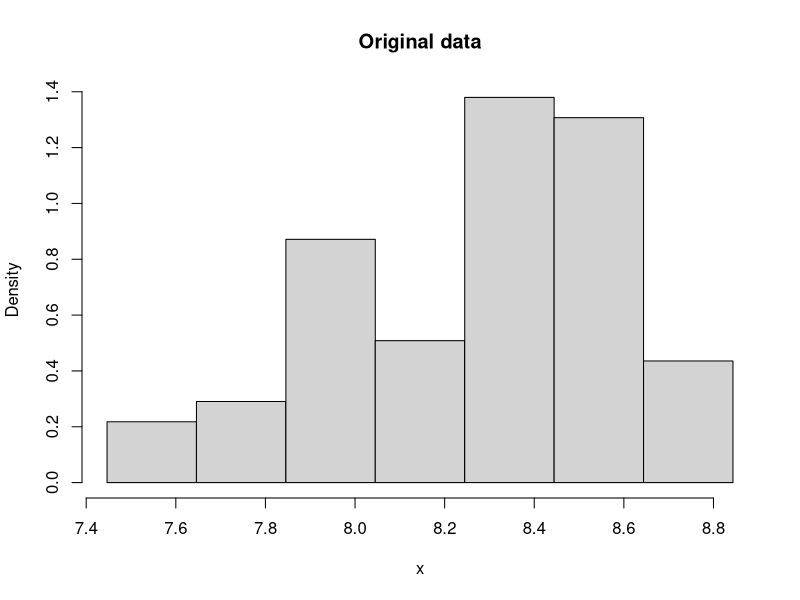
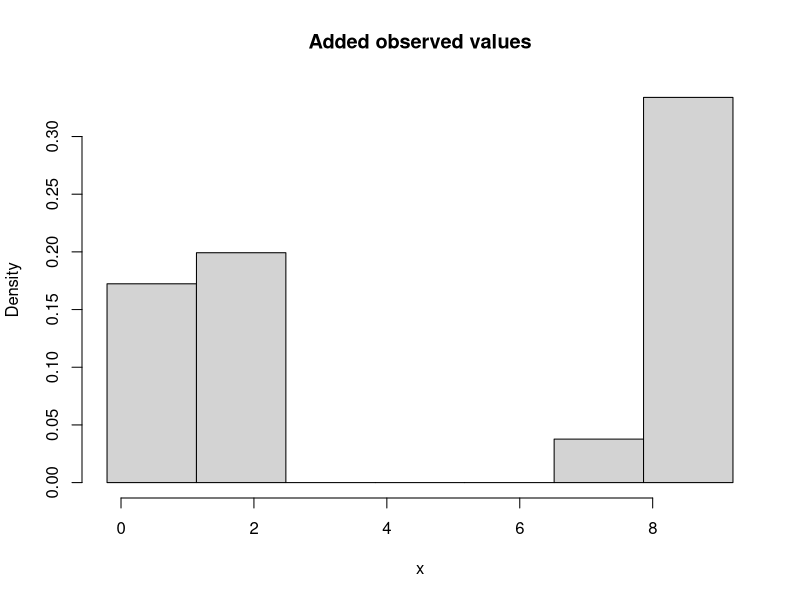
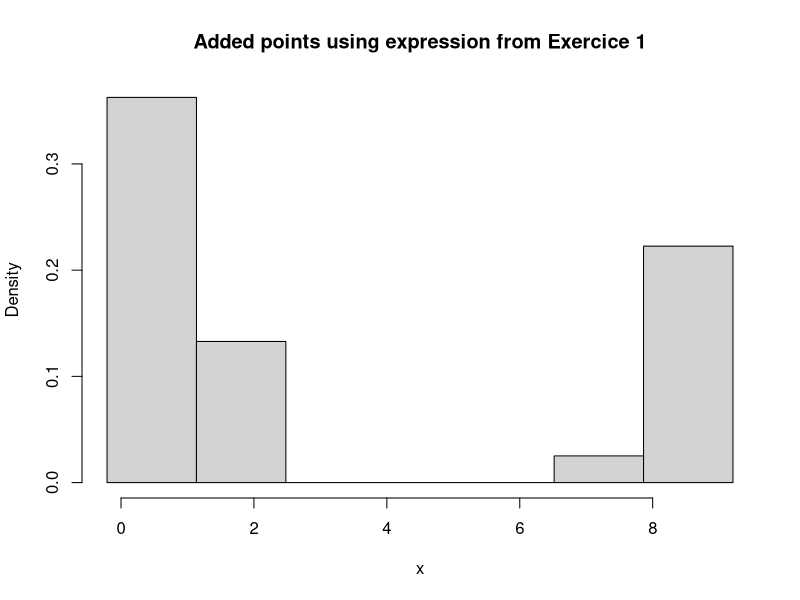

Generate these figures, in order, with R:
## ---- chunk 1
# Read and transform x to numeric
df = read.table("cdrate.dat", col.names = c("x", "y"))
x = df["x"]
class(x) = "Numeric"
x = x$x

A <- min(x)-.05*diff(range(x))
Z <- max(x)+.05*diff(range(x))
nbr <- 7

# Define histogram and the function
hx <- hist(x,breaks=seq(A,Z,length=nbr+1),freq=F, main = "Original data")

hx_f <- stepfun(hx$breaks,c(0,hx$density,0))
## ---- chunk 2
# calculate observed values
observed_values = hx_f(x)

# add them to the histogram
all_data = append(x, observed_values)

A <- min(all_data)-.05*diff(range(all_data))
Z <- max(all_data)+.05*diff(range(all_data))
nbr <- 7

hx <- hist(all_data, breaks=seq(A,Z,length=nbr+1),freq=F, main = "Added observed values", xlab = "x")
## ---- chunk 3
leave_one_out_density <- function(data, nbr) {
  n <- length(data)
  loo_density <- numeric(n)  
  
  # Iterate over all points
  for (i in 1:n) {
    
    # Exclude one observation
    data_exclude <- data[-i]
    
    # Fit a new histogram finding new number of breaks
    A <- min(data_exclude)-.05*diff(range(data_exclude))
    Z <- max(data_exclude)+.05*diff(range(data_exclude))
    
    hist_obj <- hist(data_exclude, breaks=seq(A,Z,length=nbr+1), plot=F)
    
    # calculate density: number of points (count) in each interval / width 
    loo_density[i] <- sum(hist_obj$counts) / (n - 1) * (hist_obj$mids[2] - hist_obj$mids[1])
  }
  
  return(loo_density)
}

num_bins <- 7  

# Calculate leave-one-out density and add values the ones previously calculated
loo_density <- leave_one_out_density(x, 2)
all_data2 = append(all_data, loo_density)

# plot 
hx <- hist(all_data2, breaks=seq(A,Z,length=num_bins+1),freq=F, main = "Added points using expression from Exercice 1", xlab = "x")
## ---- chunk 4
leave_one_out_log_likelihood <- function(data) {
  n <- length(data)
  log_likelihoods <- numeric(n)  

  # remove one point, fit a normal distribution and calculate
  # probability distribution. Then, the log-likelihood
  for (i in 1:n) {
    # Leave one out
    data_loo <- data[-i]  
    
    mean_loo <- mean(data_loo)
    sd_loo <- sd(data_loo)
    
    left_out_point <- data[i]
    pdf_value <- dnorm(left_out_point, mean = mean_loo, sd = sd_loo)
    
    log_likelihoods[i] <- log(pdf_value)
  }
  
  # the log likelihood is the sum of all iterations
  return(sum(log_likelihoods))  
}

# Compute the leave-one-out log-likelihood
total_log_likelihood <- leave_one_out_log_likelihood(all_data2)
total_log_likelihood
